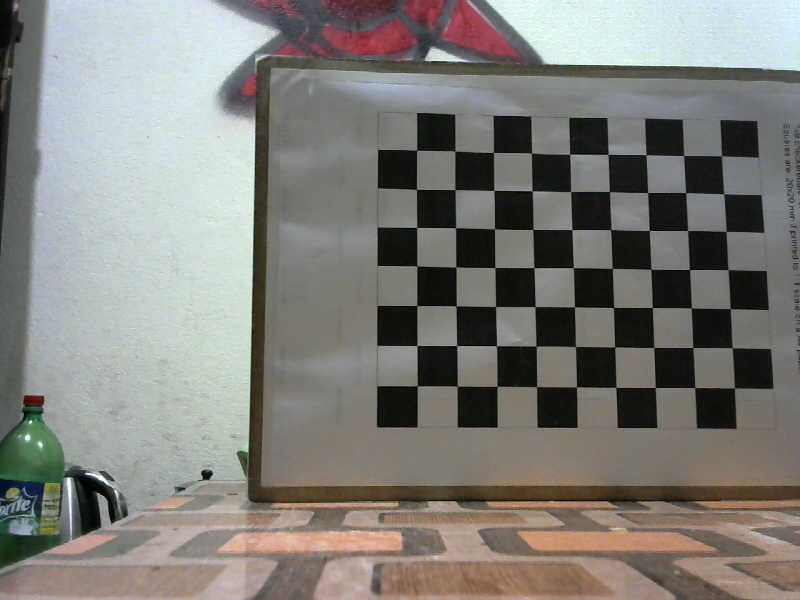
//> input picture Left2.jpg, 800 x 600 px, given in place of the camera
$ ./image_rectification 3 3 3   (built with g++ and OpenCV 4)
//> lines starting //> are read from the running program, lines starting //| are printed output that depends on the picture
#include "opencv2/core/core.hpp"
#include "opencv2/calib3d/calib3d.hpp"
#include <opencv2/highgui/highgui.hpp>
#include <opencv2/imgproc/imgproc.hpp>
#include "opencv2/contrib/contrib.hpp"
#include <stdio.h>

using namespace cv;
using namespace std;

int main(int argc, char* argv[])
{
    int numBoards = atoi(argv[1]);
    int board_w = atoi(argv[2]);
    int board_h = atoi(argv[3]);

    Size board_sz = Size(board_w, board_h);
    int board_n = board_w*board_h;

    vector<vector<Point3f> > object_points;
    vector<vector<Point2f> > imagePoints1, imagePoints2;
    vector<Point2f> corners1, corners2;

    vector<Point3f> obj;
    for (int j=0; j<board_n; j++)
    {
        obj.push_back(Point3f(j/board_w, j%board_w, 0.0f));
    }

    Mat img1, img2, gray1, gray2;
    VideoCapture cap1 = VideoCapture(1);
    VideoCapture cap2 = VideoCapture(2);

    int success = 0, k = 0;
    bool found1 = false, found2 = false;

    while (success < numBoards)
    {
        cap1 >> img1;
//> img1 is the input picture: 600 rows x 800 cols, CV_8UC3; mean B, G, R 122.7, 127.4, 129
        cap2 >> img2;
        //resize(img1, img1, Size(320, 280));
        //resize(img2, img2, Size(320, 280));
        cvtColor(img1, gray1, CV_BGR2GRAY);
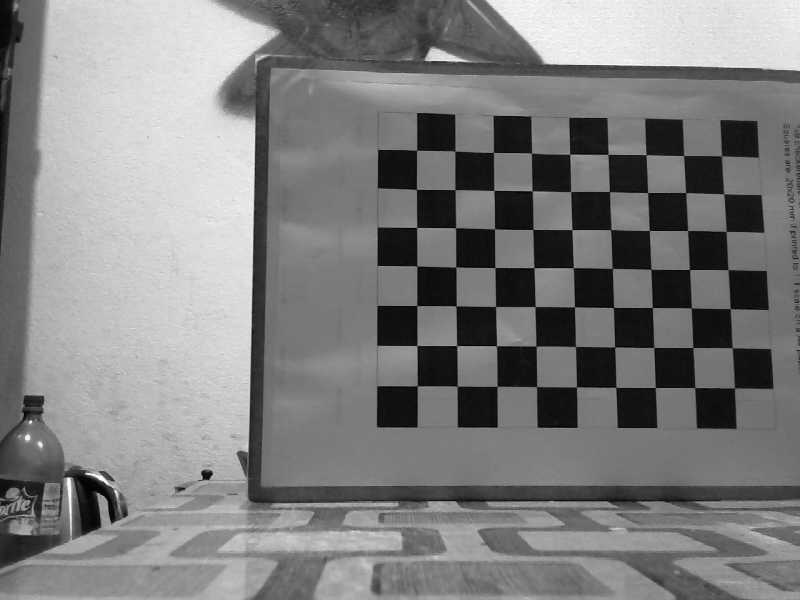
//> gray1: 600 rows x 800 cols, CV_8UC1; min 0, max 255, mean 127.3
        cvtColor(img2, gray2, CV_BGR2GRAY);

        found1 = findChessboardCorners(img1, board_sz, corners1, CV_CALIB_CB_ADAPTIVE_THRESH | CV_CALIB_CB_FILTER_QUADS);
//> found1 = false; corners1 = empty
        found2 = findChessboardCorners(img2, board_sz, corners2, CV_CALIB_CB_ADAPTIVE_THRESH | CV_CALIB_CB_FILTER_QUADS);
//> found2 = false; corners2 = empty

        if (found1)
        {
            cornerSubPix(gray1, corners1, Size(11, 11), Size(-1, -1), TermCriteria(CV_TERMCRIT_EPS | CV_TERMCRIT_ITER, 30, 0.1));
            drawChessboardCorners(gray1, board_sz, corners1, found1);
        }

        if (found2)
        {
            cornerSubPix(gray2, corners2, Size(11, 11), Size(-1, -1), TermCriteria(CV_TERMCRIT_EPS | CV_TERMCRIT_ITER, 30, 0.1));
            drawChessboardCorners(gray2, board_sz, corners2, found2);
        }

        imshow("image1", gray1);
        imshow("image2", gray2);

        k = waitKey(10);
        if (found1 && found2)
        {
            k = waitKey(0);
        }
        if (k == 27)
        {
            break;
        }
        if (k == ' ' && found1 !=0 && found2 != 0)
        {
            imagePoints1.push_back(corners1);
            imagePoints2.push_back(corners2);
            object_points.push_back(obj);
            printf ("Corners stored\n");
            success++;

            if (success >= numBoards)
            {
                break;
            }
        }
    }

    destroyAllWindows();
    printf("Starting Calibration\n");
    Mat CM1 = Mat(3, 3, CV_64FC1);
    Mat CM2 = Mat(3, 3, CV_64FC1);
    Mat D1, D2;
    Mat R, T, E, F;

    stereoCalibrate(object_points, imagePoints1, imagePoints2,
                    CM1, D1, CM2, D2, img1.size(), R, T, E, F,
                    cvTermCriteria(CV_TERMCRIT_ITER+CV_TERMCRIT_EPS, 100, 1e-5),
                    CV_CALIB_SAME_FOCAL_LENGTH | CV_CALIB_ZERO_TANGENT_DIST);

    FileStorage fs1("mystereocalib.yml", FileStorage::WRITE);
    fs1 << "CM1" << CM1;
    fs1 << "CM2" << CM2;
    fs1 << "D1" << D1;
    fs1 << "D2" << D2;
    fs1 << "R" << R;
    fs1 << "T" << T;
    fs1 << "E" << E;
    fs1 << "F" << F;

    printf("Done Calibration\n");

    printf("Starting Rectification\n");

    Mat R1, R2, P1, P2, Q;
    stereoRectify(CM1, D1, CM2, D2, img1.size(), R, T, R1, R2, P1, P2, Q);
    fs1 << "R1" << R1;
    fs1 << "R2" << R2;
    fs1 << "P1" << P1;
    fs1 << "P2" << P2;
    fs1 << "Q" << Q;

    printf("Done Rectification\n");

    printf("Applying Undistort\n");

    Mat map1x, map1y, map2x, map2y;
    Mat imgU1, imgU2;

    initUndistortRectifyMap(CM1, D1, R1, P1, img1.size(), CV_32FC1, map1x, map1y);
    initUndistortRectifyMap(CM2, D2, R2, P2, img2.size(), CV_32FC1, map2x, map2y);

    printf("Undistort complete\n");

    while(1)
    {
        cap1 >> img1;
        cap2 >> img2;

        remap(img1, imgU1, map1x, map1y, INTER_LINEAR, BORDER_CONSTANT, Scalar());
        remap(img2, imgU2, map2x, map2y, INTER_LINEAR, BORDER_CONSTANT, Scalar());

        imshow("image1", imgU1);
        imshow("image2", imgU2);

        k = waitKey(5);

        if(k==27)
        {
            break;
        }
    }

    cap1.release();
    cap2.release();

    return(0);
}
